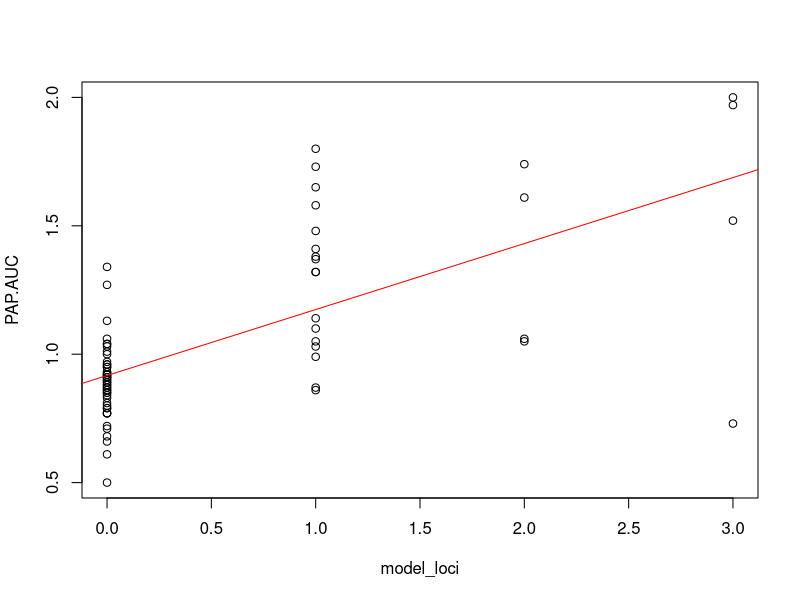
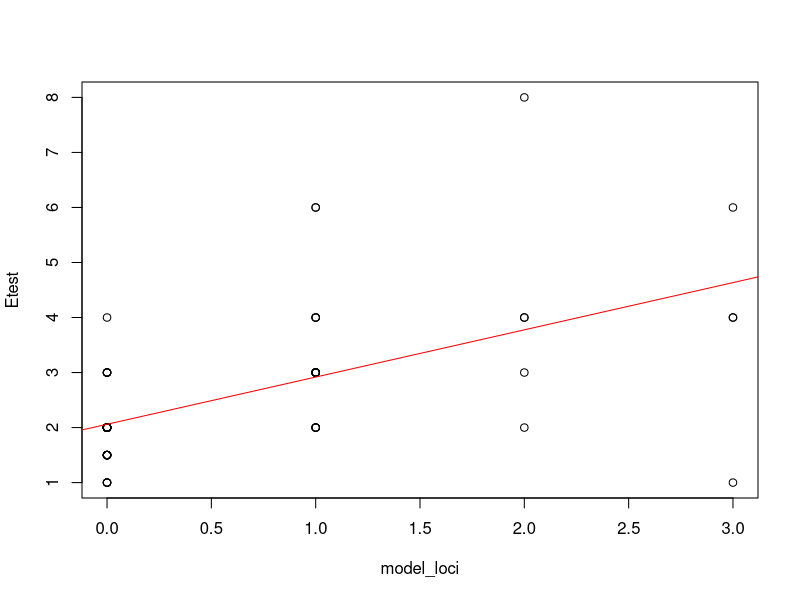
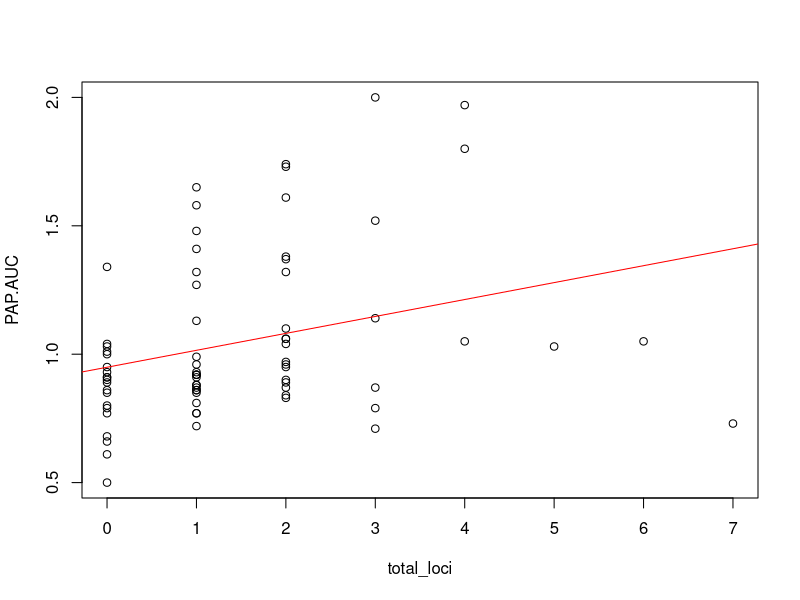
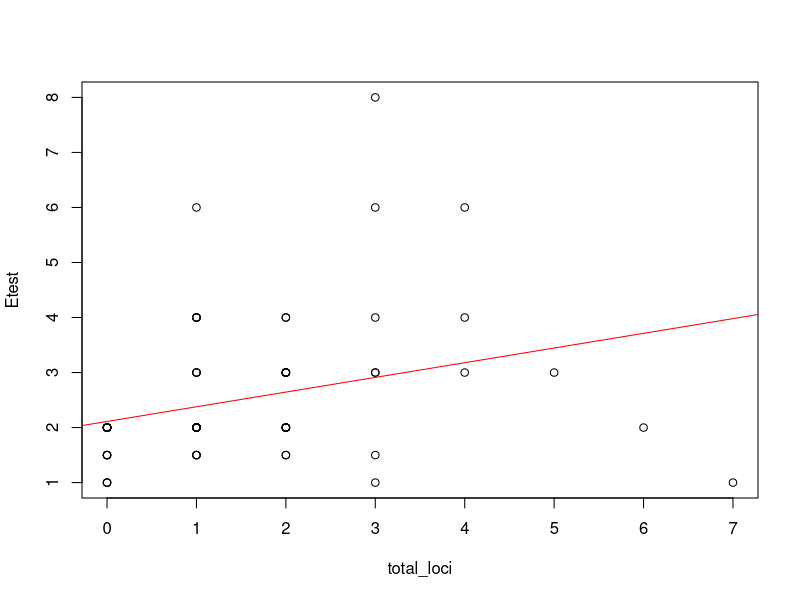
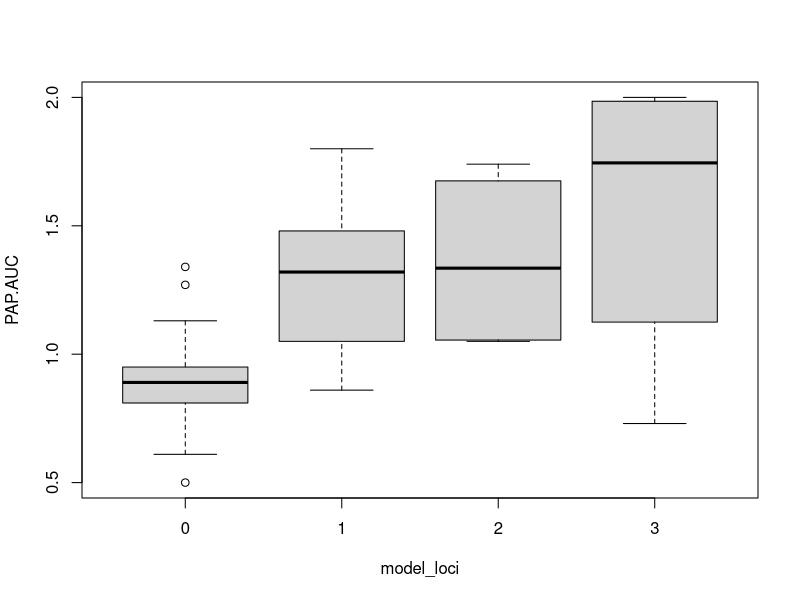
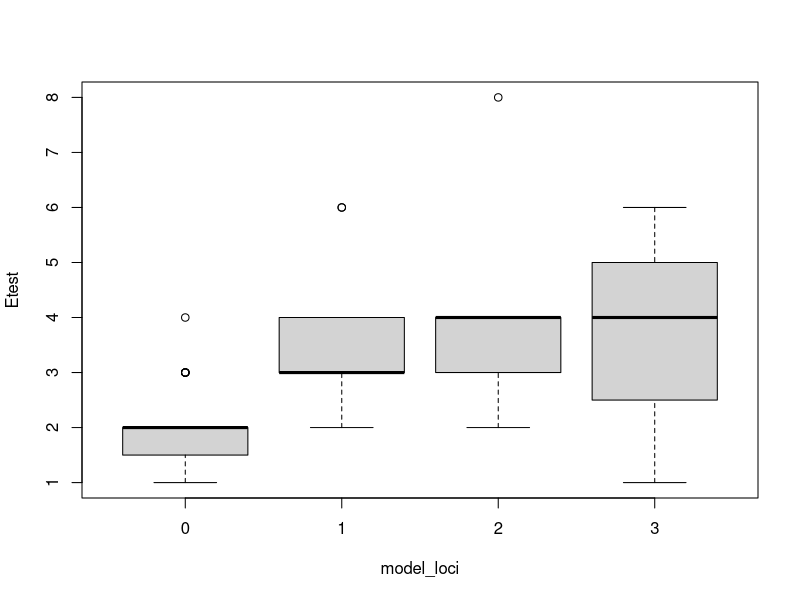
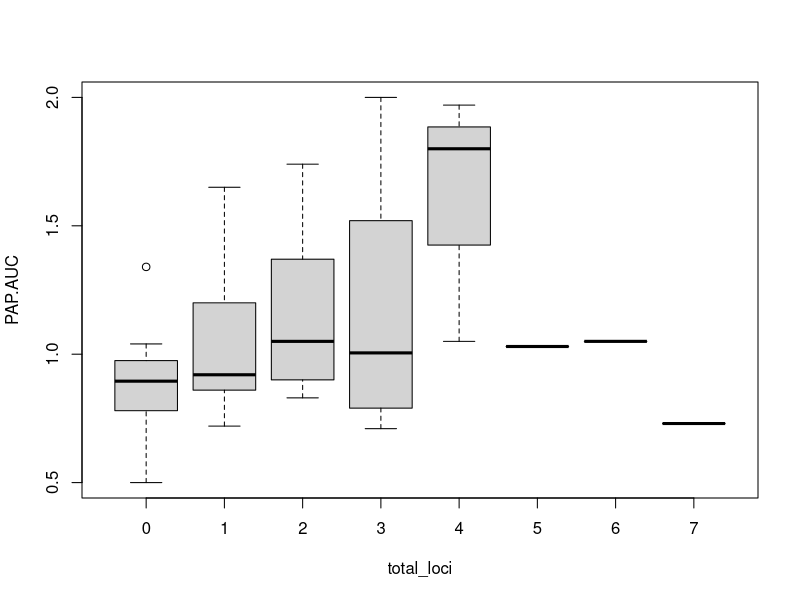
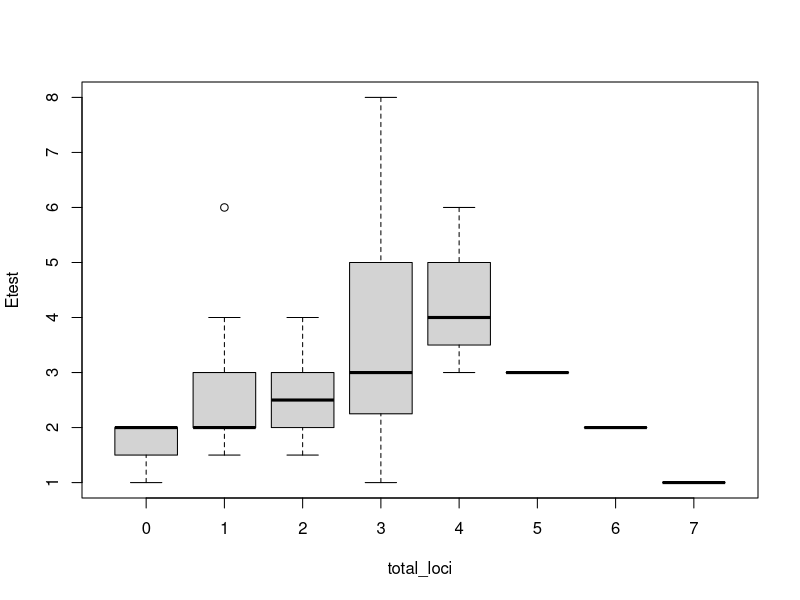

These charts were generated, in order, by the following R code:
## ---- chunk 1
visa.data <- read.csv("./data/regression_input.csv")
attach(visa.data)
## ---- chunk 2
plot(model_loci,PAP.AUC)
lm1 <- lm(PAP.AUC ~ model_loci)
abline(a = lm1$coefficients[1], b = lm1$coefficients[2], col = "red")
plot(model_loci,Etest)
lm2 <- lm(Etest ~ model_loci)
abline(a = lm2$coefficients[1], b = lm2$coefficients[2], col = "red")
plot(total_loci,PAP.AUC)
lm3 <- lm(PAP.AUC ~ total_loci)
abline(a = lm3$coefficients[1], b = lm3$coefficients[2], col = "red")
plot(total_loci,Etest)
lm4 <- lm(Etest ~ total_loci)
abline(a = lm4$coefficients[1], b = lm4$coefficients[2], col = "red")
boxplot(PAP.AUC ~ model_loci)
boxplot(Etest ~ model_loci)
boxplot(PAP.AUC ~ total_loci)
boxplot(Etest ~ total_loci)
## ---- chunk 3
summary(lm1)
